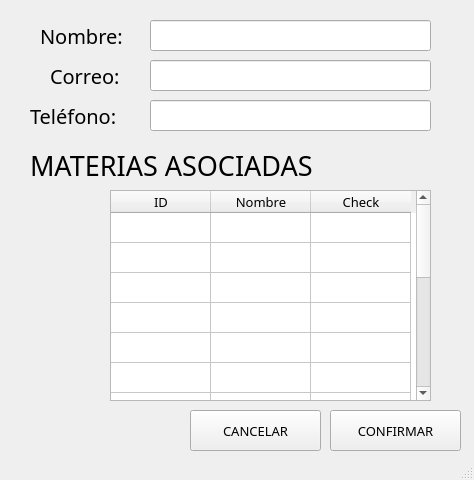
<?xml version="1.0" encoding="UTF-8"?>
<ui version="4.0">
 <class>InsertarTutor</class>
 <widget class="QMainWindow" name="InsertarTutor">
  <property name="geometry">
   <rect>
    <x>0</x>
    <y>0</y>
    <width>474</width>
    <height>480</height>
   </rect>
  </property>
  <property name="windowTitle">
   <string>Insertar Tutor</string>
  </property>
  <property name="toolButtonStyle">
   <enum>Qt::ToolButtonIconOnly</enum>
  </property>
  <property name="animated">
   <bool>true</bool>
  </property>
  <widget class="QWidget" name="centralwidget">
   <widget class="QLineEdit" name="nombre">
    <property name="geometry">
     <rect>
      <x>150</x>
      <y>20</y>
      <width>281</width>
      <height>31</height>
     </rect>
    </property>
    <property name="text">
     <string/>
    </property>
   </widget>
   <widget class="QLabel" name="label_7">
    <property name="geometry">
     <rect>
      <x>40</x>
      <y>20</y>
      <width>91</width>
      <height>31</height>
     </rect>
    </property>
    <property name="font">
     <font>
      <family>Arial Rounded MT Bold</family>
      <pointsize>15</pointsize>
      <kerning>true</kerning>
     </font>
    </property>
    <property name="text">
     <string>Nombre:</string>
    </property>
    <property name="textInteractionFlags">
     <set>Qt::LinksAccessibleByMouse</set>
    </property>
   </widget>
   <widget class="QLabel" name="label_8">
    <property name="geometry">
     <rect>
      <x>50</x>
      <y>60</y>
      <width>81</width>
      <height>31</height>
     </rect>
    </property>
    <property name="font">
     <font>
      <family>Arial Rounded MT Bold</family>
      <pointsize>15</pointsize>
      <kerning>true</kerning>
     </font>
    </property>
    <property name="text">
     <string>Correo:</string>
    </property>
    <property name="textInteractionFlags">
     <set>Qt::LinksAccessibleByMouse</set>
    </property>
   </widget>
   <widget class="QLineEdit" name="correo">
    <property name="geometry">
     <rect>
      <x>150</x>
      <y>60</y>
      <width>281</width>
      <height>31</height>
     </rect>
    </property>
    <property name="text">
     <string/>
    </property>
   </widget>
   <widget class="QLabel" name="label_9">
    <property name="geometry">
     <rect>
      <x>30</x>
      <y>100</y>
      <width>91</width>
      <height>31</height>
     </rect>
    </property>
    <property name="font">
     <font>
      <family>Arial Rounded MT Bold</family>
      <pointsize>15</pointsize>
      <kerning>true</kerning>
     </font>
    </property>
    <property name="text">
     <string>Teléfono:</string>
    </property>
    <property name="textInteractionFlags">
     <set>Qt::LinksAccessibleByMouse</set>
    </property>
   </widget>
   <widget class="QLineEdit" name="telefono">
    <property name="geometry">
     <rect>
      <x>150</x>
      <y>100</y>
      <width>281</width>
      <height>31</height>
     </rect>
    </property>
    <property name="text">
     <string/>
    </property>
   </widget>
   <widget class="QLabel" name="label_10">
    <property name="geometry">
     <rect>
      <x>30</x>
      <y>150</y>
      <width>311</width>
      <height>31</height>
     </rect>
    </property>
    <property name="font">
     <font>
      <family>Arial Rounded MT Bold</family>
      <pointsize>20</pointsize>
      <kerning>true</kerning>
     </font>
    </property>
    <property name="text">
     <string>MATERIAS ASOCIADAS</string>
    </property>
    <property name="textInteractionFlags">
     <set>Qt::LinksAccessibleByMouse</set>
    </property>
   </widget>
   <widget class="QTableWidget" name="materiasTutor">
    <property name="geometry">
     <rect>
      <x>110</x>
      <y>190</y>
      <width>321</width>
      <height>211</height>
     </rect>
    </property>
    <property name="rowCount">
     <number>15</number>
    </property>
    <attribute name="verticalHeaderVisible">
     <bool>false</bool>
    </attribute>
    <row/>
    <row/>
    <row/>
    <row/>
    <row/>
    <row/>
    <row/>
    <row/>
    <row/>
    <row/>
    <row/>
    <row/>
    <row/>
    <row/>
    <row/>
    <column>
     <property name="text">
      <string>ID</string>
     </property>
     <property name="font">
      <font>
       <family>Arial Rounded MT Bold</family>
       <pointsize>10</pointsize>
      </font>
     </property>
     <property name="textAlignment">
      <set>AlignCenter</set>
     </property>
    </column>
    <column>
     <property name="text">
      <string>Nombre</string>
     </property>
     <property name="font">
      <font>
       <family>Arial Rounded MT Bold</family>
       <pointsize>10</pointsize>
      </font>
     </property>
     <property name="textAlignment">
      <set>AlignCenter</set>
     </property>
    </column>
    <column>
     <property name="text">
      <string>Check</string>
     </property>
     <property name="font">
      <font>
       <family>Arial Rounded MT Bold</family>
       <pointsize>10</pointsize>
      </font>
     </property>
     <property name="textAlignment">
      <set>AlignCenter</set>
     </property>
    </column>
   </widget>
   <widget class="QPushButton" name="confirmar">
    <property name="geometry">
     <rect>
      <x>330</x>
      <y>410</y>
      <width>131</width>
      <height>41</height>
     </rect>
    </property>
    <property name="font">
     <font>
      <family>Arial Rounded MT Bold</family>
      <pointsize>10</pointsize>
      <weight>50</weight>
      <bold>false</bold>
     </font>
    </property>
    <property name="text">
     <string>CONFIRMAR</string>
    </property>
    <property name="checkable">
     <bool>false</bool>
    </property>
    <property name="autoDefault">
     <bool>false</bool>
    </property>
    <property name="default">
     <bool>false</bool>
    </property>
    <property name="flat">
     <bool>false</bool>
    </property>
   </widget>
   <widget class="QPushButton" name="cancelar">
    <property name="geometry">
     <rect>
      <x>190</x>
      <y>410</y>
      <width>131</width>
      <height>41</height>
     </rect>
    </property>
    <property name="font">
     <font>
      <family>Arial Rounded MT Bold</family>
      <pointsize>10</pointsize>
      <weight>50</weight>
      <bold>false</bold>
     </font>
    </property>
    <property name="text">
     <string>CANCELAR</string>
    </property>
    <property name="checkable">
     <bool>false</bool>
    </property>
    <property name="autoDefault">
     <bool>false</bool>
    </property>
    <property name="default">
     <bool>false</bool>
    </property>
    <property name="flat">
     <bool>false</bool>
    </property>
   </widget>
  </widget>
  <widget class="QStatusBar" name="statusbar"/>
 </widget>
 <resources/>
 <connections/>
</ui>
